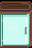

Tiled map render using the project's own tile images. Description and the whole map definition, tile-layer contents included, below:
An orthogonal 2x3 tile map with 16x16 px tiles, 2 tile layers (Back, Buildings) and 1 object (TileData).

<map version="1.10" tiledversion="1.11.2" class="TileData" orientation="orthogonal" renderorder="right-down" width="2" height="3" tilewidth="16" tileheight="16" infinite="0" nextlayerid="4" nextobjectid="3">
 <tileset firstgid="1" name="z.FrontDoorTiles" tilewidth="16" tileheight="16" tilecount="12" columns="3">
  <image source="FrontDoorTiles.png" width="48" height="64" />
 </tileset>
 <layer id="1" name="Back" width="2" height="3">
  <data encoding="csv">
0,0,
0,0,
0,0
</data>
 </layer>
 <layer id="2" name="Buildings" width="2" height="3">
  <data encoding="csv">
2,3,
5,6,
8,9
</data>
 </layer>
 <objectgroup id="3" name="Buildings">
  <object id="1" name="TileData" x="0" y="32" width="16" height="16">
   <properties>
    <property name="Warp" value="1 2 Maps/IggysHouse 7 9" />
   </properties>
  </object>
 </objectgroup>
</map>
